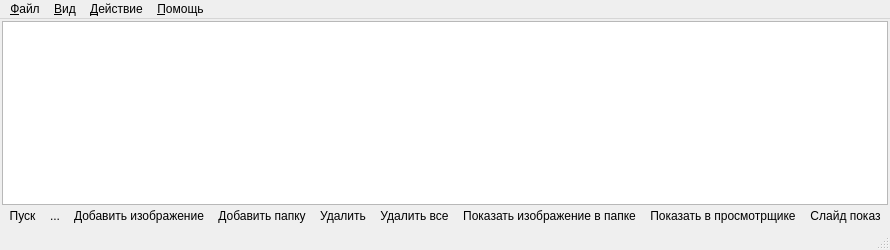
<?xml version="1.0" encoding="UTF-8"?>
<ui version="4.0">
 <class>UBatchImageConverter</class>
 <widget class="QMainWindow" name="UBatchImageConverter">
  <property name="geometry">
   <rect>
    <x>0</x>
    <y>0</y>
    <width>260</width>
    <height>250</height>
   </rect>
  </property>
  <property name="windowTitle">
   <string>UBatchImageConverter</string>
  </property>
  <widget class="QWidget" name="centralWidget">
   <layout class="QVBoxLayout" name="verticalLayout_2">
    <property name="spacing">
     <number>0</number>
    </property>
    <property name="margin">
     <number>2</number>
    </property>
    <item>
     <widget class="QWidget" name="widget" native="true">
      <layout class="QVBoxLayout" name="verticalLayout">
       <property name="spacing">
        <number>0</number>
       </property>
       <property name="margin">
        <number>0</number>
       </property>
       <item>
        <widget class="QTableView" name="tableView">
         <property name="selectionMode">
          <enum>QAbstractItemView::ExtendedSelection</enum>
         </property>
         <property name="selectionBehavior">
          <enum>QAbstractItemView::SelectRows</enum>
         </property>
        </widget>
       </item>
       <item>
        <layout class="QHBoxLayout" name="horizontalLayout_2">
         <property name="spacing">
          <number>0</number>
         </property>
         <item>
          <widget class="QToolButton" name="tButtonStart">
           <property name="enabled">
            <bool>true</bool>
           </property>
           <property name="toolTip">
            <string>Начать</string>
           </property>
           <property name="text">
            <string>Пуск</string>
           </property>
           <property name="icon">
            <iconset resource="resource.qrc">
             <normaloff>:/IconStart</normaloff>:/IconStart</iconset>
           </property>
           <property name="iconSize">
            <size>
             <width>16</width>
             <height>16</height>
            </size>
           </property>
           <property name="autoRaise">
            <bool>true</bool>
           </property>
          </widget>
         </item>
         <item>
          <widget class="QToolButton" name="tButtonSettings">
           <property name="text">
            <string>...</string>
           </property>
           <property name="icon">
            <iconset resource="resource.qrc">
             <normaloff>:/IconSettings</normaloff>:/IconSettings</iconset>
           </property>
           <property name="autoRaise">
            <bool>true</bool>
           </property>
          </widget>
         </item>
         <item>
          <widget class="QToolButton" name="tButtonAddImage">
           <property name="toolTip">
            <string>Добавить изображение</string>
           </property>
           <property name="text">
            <string>Добавить изображение</string>
           </property>
           <property name="icon">
            <iconset resource="resource.qrc">
             <normaloff>:/IconAdd</normaloff>:/IconAdd</iconset>
           </property>
           <property name="autoRaise">
            <bool>true</bool>
           </property>
          </widget>
         </item>
         <item>
          <widget class="QToolButton" name="tButtonAddFolder">
           <property name="toolTip">
            <string>Добавить папку</string>
           </property>
           <property name="text">
            <string>Добавить папку</string>
           </property>
           <property name="icon">
            <iconset resource="resource.qrc">
             <normaloff>:/IconAddFolder</normaloff>:/IconAddFolder</iconset>
           </property>
           <property name="autoRaise">
            <bool>true</bool>
           </property>
          </widget>
         </item>
         <item>
          <widget class="QToolButton" name="tButtonRemove">
           <property name="toolTip">
            <string>Удалить</string>
           </property>
           <property name="text">
            <string>Удалить</string>
           </property>
           <property name="icon">
            <iconset resource="resource.qrc">
             <normaloff>:/IconRemove</normaloff>:/IconRemove</iconset>
           </property>
           <property name="autoRaise">
            <bool>true</bool>
           </property>
          </widget>
         </item>
         <item>
          <widget class="QToolButton" name="tButtonRemoveAll">
           <property name="enabled">
            <bool>true</bool>
           </property>
           <property name="toolTip">
            <string>Удалить все</string>
           </property>
           <property name="text">
            <string>Удалить все</string>
           </property>
           <property name="icon">
            <iconset resource="resource.qrc">
             <normaloff>:/IconRemoveAll</normaloff>:/IconRemoveAll</iconset>
           </property>
           <property name="autoRaise">
            <bool>true</bool>
           </property>
          </widget>
         </item>
         <item>
          <widget class="QToolButton" name="tButtonShowImageInFolder">
           <property name="toolTip">
            <string>Показать изображение в папке</string>
           </property>
           <property name="text">
            <string>Показать изображение в папке</string>
           </property>
           <property name="icon">
            <iconset resource="resource.qrc">
             <normaloff>:/IconFolderImage</normaloff>:/IconFolderImage</iconset>
           </property>
           <property name="autoRaise">
            <bool>true</bool>
           </property>
          </widget>
         </item>
         <item>
          <widget class="QToolButton" name="tButtonShowInViewer">
           <property name="toolTip">
            <string>Показать в просмотрщике</string>
           </property>
           <property name="text">
            <string>Показать в просмотрщике</string>
           </property>
           <property name="icon">
            <iconset resource="resource.qrc">
             <normaloff>:/IconDisplay</normaloff>:/IconDisplay</iconset>
           </property>
           <property name="autoRaise">
            <bool>true</bool>
           </property>
          </widget>
         </item>
         <item>
          <widget class="QToolButton" name="tButtonSlideshow">
           <property name="toolTip">
            <string>Слайд показ</string>
           </property>
           <property name="text">
            <string>Слайд показ</string>
           </property>
           <property name="icon">
            <iconset resource="resource.qrc">
             <normaloff>:/IconSlideshow</normaloff>:/IconSlideshow</iconset>
           </property>
           <property name="autoRaise">
            <bool>true</bool>
           </property>
          </widget>
         </item>
        </layout>
       </item>
      </layout>
     </widget>
    </item>
   </layout>
  </widget>
  <widget class="QMenuBar" name="menuBar">
   <property name="geometry">
    <rect>
     <x>0</x>
     <y>0</y>
     <width>260</width>
     <height>20</height>
    </rect>
   </property>
   <widget class="QMenu" name="menuFile">
    <property name="title">
     <string>&amp;Файл</string>
    </property>
    <addaction name="actionSettings"/>
    <addaction name="separator"/>
    <addaction name="actionQuit"/>
   </widget>
   <widget class="QMenu" name="menuPanels">
    <property name="title">
     <string>&amp;Вид</string>
    </property>
    <addaction name="actionShowWindowPreview"/>
    <addaction name="actionShowWindowSettings"/>
   </widget>
   <widget class="QMenu" name="menuHelp">
    <property name="title">
     <string>&amp;Помощь</string>
    </property>
    <addaction name="actionAbout"/>
   </widget>
   <widget class="QMenu" name="menuActions">
    <property name="title">
     <string>&amp;Действие</string>
    </property>
    <addaction name="actionAddImage"/>
    <addaction name="actionAddFolder"/>
    <addaction name="separator"/>
    <addaction name="actionRemove"/>
    <addaction name="actionRemoveAll"/>
    <addaction name="separator"/>
    <addaction name="actionShowImageInFolder"/>
    <addaction name="actionShowInViewer"/>
    <addaction name="actionSlideshow"/>
    <addaction name="separator"/>
    <addaction name="actionStart"/>
    <addaction name="separator"/>
    <addaction name="actionRemoveDuplicateItems"/>
   </widget>
   <addaction name="menuFile"/>
   <addaction name="menuPanels"/>
   <addaction name="menuActions"/>
   <addaction name="menuHelp"/>
  </widget>
  <widget class="QStatusBar" name="statusBar"/>
  <action name="action">
   <property name="text">
    <string>Предпросмотр</string>
   </property>
  </action>
  <action name="actionShowWindowPreview">
   <property name="checkable">
    <bool>true</bool>
   </property>
   <property name="checked">
    <bool>true</bool>
   </property>
   <property name="text">
    <string>Предпросмотр</string>
   </property>
  </action>
  <action name="actionShowWindowSettings">
   <property name="checkable">
    <bool>true</bool>
   </property>
   <property name="checked">
    <bool>true</bool>
   </property>
   <property name="text">
    <string>Настройки</string>
   </property>
  </action>
  <action name="actionAddImage">
   <property name="icon">
    <iconset resource="resource.qrc">
     <normaloff>:/IconAdd</normaloff>:/IconAdd</iconset>
   </property>
   <property name="text">
    <string>Добавить изображение</string>
   </property>
   <property name="shortcut">
    <string>Ctrl+O</string>
   </property>
  </action>
  <action name="actionAddFolder">
   <property name="icon">
    <iconset resource="resource.qrc">
     <normaloff>:/IconAddFolder</normaloff>:/IconAddFolder</iconset>
   </property>
   <property name="text">
    <string>Добавить папку</string>
   </property>
   <property name="shortcut">
    <string>Ctrl+Shift+O</string>
   </property>
  </action>
  <action name="actionQuit">
   <property name="icon">
    <iconset resource="resource.qrc">
     <normaloff>:/IconQuit</normaloff>:/IconQuit</iconset>
   </property>
   <property name="text">
    <string>Выход</string>
   </property>
   <property name="shortcut">
    <string>Ctrl+Q</string>
   </property>
  </action>
  <action name="actionAbout">
   <property name="icon">
    <iconset resource="resource.qrc">
     <normaloff>:/IconAboutProgram</normaloff>:/IconAboutProgram</iconset>
   </property>
   <property name="text">
    <string>О программе</string>
   </property>
  </action>
  <action name="actionStart">
   <property name="icon">
    <iconset resource="resource.qrc">
     <normaloff>:/IconStart</normaloff>:/IconStart</iconset>
   </property>
   <property name="text">
    <string>Конвертировать</string>
   </property>
   <property name="shortcut">
    <string>Ctrl+C</string>
   </property>
  </action>
  <action name="actionSettings">
   <property name="icon">
    <iconset resource="resource.qrc">
     <normaloff>:/IconSettings</normaloff>:/IconSettings</iconset>
   </property>
   <property name="text">
    <string>Настройки</string>
   </property>
   <property name="shortcut">
    <string>Ctrl+S</string>
   </property>
  </action>
  <action name="actionRemove">
   <property name="icon">
    <iconset resource="resource.qrc">
     <normaloff>:/IconRemove</normaloff>:/IconRemove</iconset>
   </property>
   <property name="text">
    <string>Удалить</string>
   </property>
   <property name="shortcut">
    <string>Ctrl+R, Del</string>
   </property>
  </action>
  <action name="actionRemoveAll">
   <property name="icon">
    <iconset resource="resource.qrc">
     <normaloff>:/IconRemoveAll</normaloff>:/IconRemoveAll</iconset>
   </property>
   <property name="text">
    <string>Удалить все</string>
   </property>
   <property name="shortcut">
    <string>Ctrl+Shift+R</string>
   </property>
  </action>
  <action name="actionShowImageInFolder">
   <property name="icon">
    <iconset resource="resource.qrc">
     <normaloff>:/IconFolderImage</normaloff>:/IconFolderImage</iconset>
   </property>
   <property name="text">
    <string>Показать изображение в папке</string>
   </property>
  </action>
  <action name="actionShowInViewer">
   <property name="icon">
    <iconset resource="resource.qrc">
     <normaloff>:/IconDisplay</normaloff>:/IconDisplay</iconset>
   </property>
   <property name="text">
    <string>Показать в просмотрщике</string>
   </property>
  </action>
  <action name="actionRemoveDuplicateItems">
   <property name="text">
    <string>Удалить повторяющиеся изображения</string>
   </property>
  </action>
  <action name="actionSlideshow">
   <property name="icon">
    <iconset resource="resource.qrc">
     <normaloff>:/IconSlideshow</normaloff>:/IconSlideshow</iconset>
   </property>
   <property name="text">
    <string>Слайд показ</string>
   </property>
  </action>
 </widget>
 <layoutdefault spacing="6" margin="11"/>
 <resources>
  <include location="resource.qrc"/>
 </resources>
 <connections/>
</ui>
